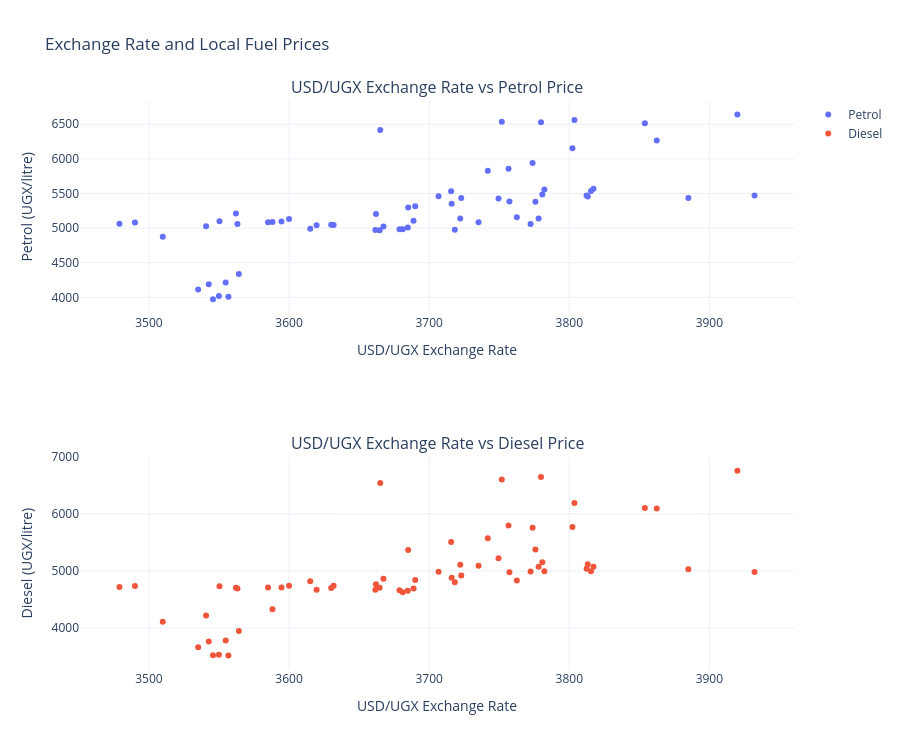

Source (notebook cell):
### Code cell
fig = make_subplots(
    rows=2,
    cols=1,
    subplot_titles=(
        "USD/UGX Exchange Rate vs Petrol Price",
        "USD/UGX Exchange Rate vs Diesel Price"
    )
)

fig.add_trace(
    go.Scatter(
        x=master_df["usd_ugx_rate"],
        y=master_df["petrol_shs_per_litre"],
        mode="markers",
        name="Petrol"
    ),
    row=1,
    col=1
)

fig.add_trace(
    go.Scatter(
        x=master_df["usd_ugx_rate"],
        y=master_df["diesel_shs_per_litre"],
        mode="markers",
        name="Diesel"
    ),
    row=2,
    col=1
)

fig.update_xaxes(title_text="USD/UGX Exchange Rate", row=1, col=1)
fig.update_xaxes(title_text="USD/UGX Exchange Rate", row=2, col=1)

fig.update_yaxes(title_text="Petrol (UGX/litre)", row=1, col=1)
fig.update_yaxes(title_text="Diesel (UGX/litre)", row=2, col=1)

fig.update_layout(
    title="Exchange Rate and Local Fuel Prices",
    template="plotly_white",
    height=750
)

fig.show()

### Figure 1 — Plotly figure (JSON) as saved in the notebook; plotly's stock layout.template omitted (floating-point values rounded to 4 significant figures)
{"data": [{"mode": "markers", "name": "Petrol", "type": "scatter", "x": [3546.0, 3557.0, 3550.0, 3535.0, 3543.0, 3555.0, 3564.0, 3544.0, 3510.0, 3541.0, 3588.0, 3562.0, 3776.0, 3757.0, 3862.0, 3804.0, 3854.0, 3802.0, 3742.0, 3716.0, 3685.0, 3722.0, 3778.0, 3735.0, 3772.0, 3667.0, 3615.0, 3718.0, 3757.0, 3781.0, 3817.0, 3782.0, 3816.0, 3932.0, 3885.0, 3813.0, 3812.0, 3707.0, 3723.0, 3716.0, 3690.0, 3662.0, 3689.0, 3681.0, 3685.0, 3679.0, 3662.0, 3665.0, 3632.0, 3595.0, 3585.0, 3550.0, 3490.0, 3479.0, 3630.0, 3620.0, 3563.0, 3600.0, 3763.0, 3750.0, 3774.0, 3665.0, 3752.0, 3780.0, 3920.0], "xaxis": "x", "y": [3971.0, 4009.0, 4020.0, 4112.0, 4190.0, 4214.0, 4338.0, NaN, 4875.0, 5028.0, 5087.0, 5209.0, 5382.0, 5859.0, 6267.0, 6563.0, 6516.0, 6153.0, 5828.0, 5531.0, 5297.0, 5139.0, 5138.0, 5086.0, 5058.0, 5024.0, 4991.0, 4977.0, 5384.0, 5485.0, 5568.0, 5557.0, 5535.0, 5470.0, 5435.0, 5457.0, 5471.0, 5460.0, 5436.0, 5350.0, 5316.0, 5205.0, 5105.0, 4984.0, 5007.0, 4983.0, 4971.0, 4968.0, 5046.0, 5094.0, 5084.0, 5099.0, 5080.0, 5064.0, 5048.0, 5040.0, 5058.0, 5130.0, 5158.0, 5428.0, 5940.0, 6416.0, 6538.0, 6529.0, 6642.0], "yaxis": "y"}, {"mode": "markers", "name": "Diesel", "type": "scatter", "x": [3546.0, 3557.0, 3550.0, 3535.0, 3543.0, 3555.0, 3564.0, 3544.0, 3510.0, 3541.0, 3588.0, 3562.0, 3776.0, 3757.0, 3862.0, 3804.0, 3854.0, 3802.0, 3742.0, 3716.0, 3685.0, 3722.0, 3778.0, 3735.0, 3772.0, 3667.0, 3615.0, 3718.0, 3757.0, 3781.0, 3817.0, 3782.0, 3816.0, 3932.0, 3885.0, 3813.0, 3812.0, 3707.0, 3723.0, 3716.0, 3690.0, 3662.0, 3689.0, 3681.0, 3685.0, 3679.0, 3662.0, 3665.0, 3632.0, 3595.0, 3585.0, 3550.0, 3490.0, 3479.0, 3630.0, 3620.0, 3563.0, 3600.0, 3763.0, 3750.0, 3774.0, 3665.0, 3752.0, 3780.0, 3920.0], "xaxis": "x2", "y": [3522.0, 3516.0, 3531.0, 3661.0, 3764.0, 3778.0, 3945.0, NaN, 4110.0, 4217.0, 4326.0, 4704.0, 5376.0, 5796.0, 6096.0, 6192.0, 6101.0, 5769.0, 5571.0, 5505.0, 5367.0, 5109.0, 5075.0, 5089.0, 4988.0, 4862.0, 4818.0, 4803.0, 4976.0, 5153.0, 5075.0, 4992.0, 4996.0, 4980.0, 5030.0, 5117.0, 5039.0, 4986.0, 4919.0, 4882.0, 4839.0, 4765.0, 4691.0, 4625.0, 4654.0, 4659.0, 4669.0, 4703.0, 4738.0, 4709.0, 4710.0, 4733.0, 4736.0, 4719.0, 4702.0, 4668.0, 4693.0, 4739.0, 4831.0, 5222.0, 5756.0, 6540.0, 6603.0, 6647.0, 6757.0], "yaxis": "y2"}], "layout": {"annotations": [{"font": {"size": 16}, "showarrow": false, "text": "USD/UGX Exchange Rate vs Petrol Price", "x": 0.5, "xanchor": "center", "xref": "paper", "y": 1, "yanchor": "bottom", "yref": "paper"}, {"font": {"size": 16}, "showarrow": false, "text": "USD/UGX Exchange Rate vs Diesel Price", "x": 0.5, "xanchor": "center", "xref": "paper", "y": 0.375, "yanchor": "bottom", "yref": "paper"}], "height": 750, "title": {"text": "Exchange Rate and Local Fuel Prices"}, "xaxis": {"anchor": "y", "domain": [0, 1], "title": {"text": "USD/UGX Exchange Rate"}}, "xaxis2": {"anchor": "y2", "domain": [0, 1], "title": {"text": "USD/UGX Exchange Rate"}}, "yaxis": {"anchor": "x", "domain": [0.625, 1], "title": {"text": "Petrol (UGX/litre)"}}, "yaxis2": {"anchor": "x2", "domain": [0, 0.375], "title": {"text": "Diesel (UGX/litre)"}}}}
